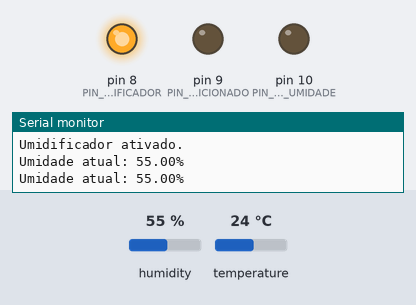
Simulated run of this sketch. Board: Arduino Uno, built with avr-gcc and run on an emulated ATmega328P. On the bench: output pins drawn as LEDs (lit = HIGH), the last lines printed to the serial monitor. Inputs (shaded band) come from the test bench; at power-on: humidity 55 %, temperature 24 °C.

Above: at 4.8 s.
4.9 s: humidity set to 82 %
7.9 s: humidity set to 86 %
At 9.4 s:
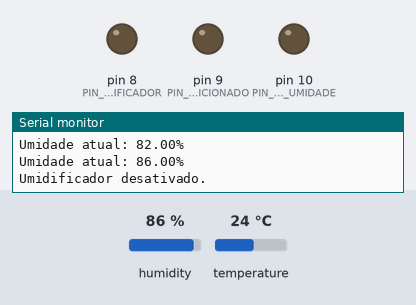
10.9 s: temperature set to 27 °C
16.5 s: temperature set to 30 °C
19.5 s: humidity set to 89 %
22.5 s: humidity set to 92 %
At 25.2 s:
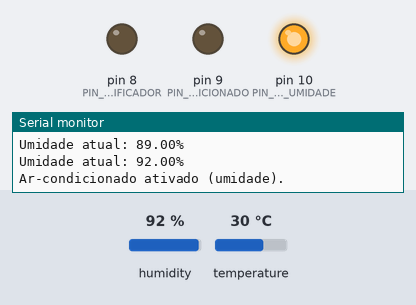
At 31.1 s:
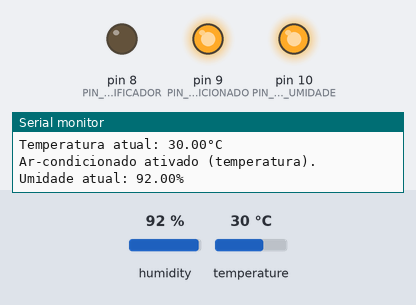
Timing chart, 0 to 31.5 s (numbered marks = the images above; inputs shaded):
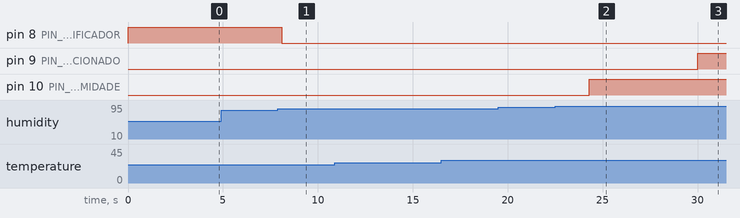

Measured:
- the behaviour switches between 84 and 85 % on humidity (found by bisection; images 0 and 1)
- the behaviour switches between 90 and 91 % on humidity (found by bisection; images 1 and 2)
- after the input at 7.9 s, pin 8 (PIN_UMIDIFICADOR): HIGH → LOW after 0.20 s
- after the input at 22.5 s, pin 10 (PIN_AR_UMIDADE): LOW → HIGH after 1.8 s

The sketch:

Control-temp-umid.ino
```cpp
#include <DHT.h>


// Configuração dos pinos e do sensor

#define DHTPIN 7               // Pino conectado ao DHT11

#define DHTTYPE DHT11          // Tipo do sensor utilizado

#define PIN_UMIDIFICADOR 8     // Pino de controle do umidificador

#define PIN_AR_CONDICIONADO 9  // Pino de controle do ar-condicionado (para temperatura)

#define PIN_AR_UMIDADE 10      // Pino de controle do ar-condicionado (para umidade)


// Parâmetros para controle de umidade

#define UMIDADE_MAXIMA 90     // Limite superior da umidade (aciona o ar-condicionado para umidade)   ideal = 60

#define UMIDADE_IDEAL 85      // Valor alvo de umidade ideal                                          ideal = 55

#define UMIDADE_MINIMA 83     // Limite inferior da umidade (aciona o umidificador)                   ideal = 50

#define TEMPO_LEITURA_UMIDADE 2000 // Intervalo mínimo entre leituras de umidade (em milissegundos)


// Parâmetros para controle de temperatura

#define TEMPERATURA_LIMITE 28 // Temperatura máxima antes de ligar o ar-condicionado (para temperatura)

#define TEMPO_LEITURA_TEMPERATURA 15000 // Intervalo mínimo entre leiturrs de temperatura (em milissegundos)


// Inicializa o sensor DHT

DHT dht(DHTPIN, DHTTYPE);


// Variáveis globais

float umidadeAtual;       // Última leitura de umidade

float temperaturaAtual;   // Última leitura de temperatura

int estadoUmidade = 0;    // Estado atual do sistema de umidade: 0 = ideal, -1 = umidificador, 1 = ar-condicionado (umidade)

bool arCondicionadoTemperaturaLigado = false; // Estado do ar-condicionado para controle de temperatura

unsigned long ultimaLeituraUmidade = 0; // tempo da última leitura de umidade

unsigned long ultimaLeituraTemperatura = 0; // Tempo da última leitura de temperatura


void setup() {

  // Configuração inicial

  Serial.begin(9600);           // Inicializa a comunicação serial

  dht.begin();                  // Prepara o sensor DHT para leitura

  pinMode(PIN_AR_CONDICIONADO, OUTPUT);  // configura o pino do ar-condicionado (temperatura) como saída

  pinMode(PIN_AR_UMIDADE, OUTPUT);       // configura o pino do ar-condicionado (umidade) como saída

  pinMode(PIN_UMIDIFICADOR, OUTPUT);     // configura o pino do umidificador como saída

  Serial.println("Monitorando temperatura e umidade com DHT11...");

}


void loop() {

  // Leitura periódica de umidade

  if (millis() - ultimaLeituraUmidade > TEMPO_LEITURA_UMIDADE) {

    float leituraUmidade = dht.readHumidity(); // Obtém a leitura de umidade


    // Valida a leitura de umidade

    if (!isnan(leituraUmidade)) {

      umidadeAtual = leituraUmidade;  // Atualiza a variável de umidade

      Serial.print("Umidade atual: ");

      Serial.print(umidadeAtual);

      Serial.println("%");

      ultimaLeituraUmidade = millis(); // Atualiza o tempo da última leitura de umidade

    } else {

      Serial.println("Erro ao ler a umidade do sensor DHT11. Tentando novamente...");

    }

  }


  // Leitura periódica de temperatura

  if (millis() - ultimaLeituraTemperatura > TEMPO_LEITURA_TEMPERATURA) {

    float leituraTemperatura = dht.readTemperature(); // Obtém a leitura de temperatura


    // Valida a leitura de temperatura

    if (!isnan(leituraTemperatura)) {

      temperaturaAtual = leituraTemperatura;  // Atualiza a variável de temperatura

      Serial.print("Temperatura atual: ");

      Serial.print(temperaturaAtual);

      Serial.println("°C");

      ultimaLeituraTemperatura = millis(); // Atualiza o tempo da última leitura de temperatura

    } else {

      Serial.println("Erro ao ler a temperatura do sensor DHT11. Tentando novamente...");

    }

  }


  // Controle do sistema de umidade

  switch (estadoUmidade) {

    case 0: // Umidade ideal

      if (umidadeAtual < UMIDADE_MINIMA) {  // Umidade abaixo do mínimo

        estadoUmidade = -1;

        digitalWrite(PIN_UMIDIFICADOR, HIGH); // Liga o umidificador

        Serial.println("Umidificador ativado.");

      } else if (umidadeAtual > UMIDADE_MAXIMA) { // Umidade acima do máximo

        estadoUmidade = 1;

        digitalWrite(PIN_AR_UMIDADE, HIGH); // Liga o ar condicionado (umidade)

        Serial.println("Ar-condicionado ativado (umidade).");

      }

      break;


    case -1: // Umidificador ligado

      if (umidadeAtual >= UMIDADE_IDEAL) { // Umidade chegou ao nivel ideal

        estadoUmidade = 0;

        digitalWrite(PIN_UMIDIFICADOR, LOW); // Desliga o umidificador

        Serial.println("Umidificador desativado.");

      }

      break;


    case 1: // Ar-condicionado ligado (umidade)

      if (umidadeAtual <= UMIDADE_IDEAL) { // Umidade voltou ao nível ideal

        estadoUmidade = 0;

        digitalWrite(PIN_AR_UMIDADE, LOW); // Desliga o ar-condicionado(umidade)

        Serial.println("Ar-condicionado desativado (umidade).");

      }

      break;

  }


  // Controle independente do ar-condicionado para temperatura

  if (temperaturaAtual > TEMPERATURA_LIMITE && !arCondicionadoTemperaturaLigado) {

    digitalWrite(PIN_AR_CONDICIONADO, HIGH); // Liga o ar-condicionado(temperatura)

    arCondicionadoTemperaturaLigado = true;

    Serial.println("Ar-condicionado ativado (temperatura).");

  } else if (temperaturaAtual <= TEMPERATURA_LIMITE && arCondicionadoTemperaturaLigado) {

    digitalWrite(PIN_AR_CONDICIONADO, LOW); // Desliga o ar-condicionadtemperatura)

    arCondicionadoTemperaturaLigado = false;

    Serial.println("Ar-condicionado desativado (temperatura).");

  }

}
```
